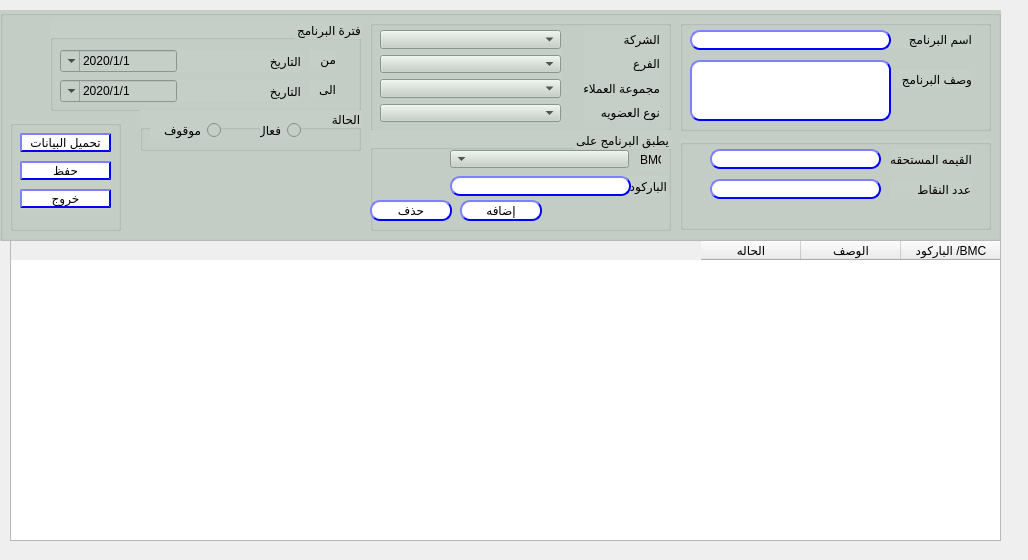
<?xml version="1.0" encoding="UTF-8"?>
<ui version="4.0">
 <class>QForm_prom_create</class>
 <widget class="QWidget" name="QForm_prom_create">
  <property name="geometry">
   <rect>
    <x>0</x>
    <y>0</y>
    <width>1028</width>
    <height>560</height>
   </rect>
  </property>
  <property name="minimumSize">
   <size>
    <width>1028</width>
    <height>560</height>
   </size>
  </property>
  <property name="maximumSize">
   <size>
    <width>1028</width>
    <height>560</height>
   </size>
  </property>
  <property name="windowTitle">
   <string>انشاء برنامج عضويه</string>
  </property>
  <property name="toolTip">
   <string/>
  </property>
  <property name="layoutDirection">
   <enum>Qt::RightToLeft</enum>
  </property>
  <widget class="QWidget" name="gridLayoutWidget">
   <property name="geometry">
    <rect>
     <x>190</x>
     <y>70</y>
     <width>2</width>
     <height>2</height>
    </rect>
   </property>
   <layout class="QGridLayout" name="gridLayout_2"/>
  </widget>
  <widget class="QGroupBox" name="groupBox">
   <property name="geometry">
    <rect>
     <x>0</x>
     <y>10</y>
     <width>1001</width>
     <height>231</height>
    </rect>
   </property>
   <property name="font">
    <font>
     <pointsize>10</pointsize>
     <weight>50</weight>
     <bold>false</bold>
    </font>
   </property>
   <property name="layoutDirection">
    <enum>Qt::LeftToRight</enum>
   </property>
   <property name="styleSheet">
    <string notr="true">
                    background-color: rgb(198, 207, 199);
                </string>
   </property>
   <property name="title">
    <string/>
   </property>
   <widget class="QGroupBox" name="groupBox_3">
    <property name="geometry">
     <rect>
      <x>370</x>
      <y>10</y>
      <width>301</width>
      <height>111</height>
     </rect>
    </property>
    <property name="title">
     <string/>
    </property>
    <widget class="QWidget" name="layoutWidget">
     <property name="geometry">
      <rect>
       <x>10</x>
       <y>10</y>
       <width>181</width>
       <height>92</height>
      </rect>
     </property>
     <layout class="QVBoxLayout" name="verticalLayout_3">
      <item>
       <widget class="QComboBox" name="Qcombo_company"/>
      </item>
      <item>
       <widget class="QComboBox" name="Qcombo_branch"/>
      </item>
      <item>
       <widget class="QComboBox" name="Qcombo_cust_group"/>
      </item>
      <item>
       <widget class="QComboBox" name="Qcombo_sponsor"/>
      </item>
     </layout>
    </widget>
    <widget class="QWidget" name="layoutWidget">
     <property name="geometry">
      <rect>
       <x>214</x>
       <y>10</y>
       <width>76</width>
       <height>91</height>
      </rect>
     </property>
     <layout class="QVBoxLayout" name="verticalLayout_2">
      <item>
       <widget class="QLabel" name="label_4">
        <property name="text">
         <string>الشركة</string>
        </property>
       </widget>
      </item>
      <item>
       <widget class="QLabel" name="label_11">
        <property name="text">
         <string>الفرع</string>
        </property>
       </widget>
      </item>
      <item>
       <widget class="QLabel" name="label_5">
        <property name="text">
         <string>مجموعة العملاء</string>
        </property>
       </widget>
      </item>
      <item>
       <widget class="QLabel" name="label_6">
        <property name="text">
         <string>نوع العضويه</string>
        </property>
       </widget>
      </item>
     </layout>
    </widget>
   </widget>
   <widget class="QGroupBox" name="groupBox_4">
    <property name="geometry">
     <rect>
      <x>680</x>
      <y>10</y>
      <width>311</width>
      <height>111</height>
     </rect>
    </property>
    <property name="layoutDirection">
     <enum>Qt::RightToLeft</enum>
    </property>
    <property name="title">
     <string/>
    </property>
    <widget class="QLabel" name="label">
     <property name="geometry">
      <rect>
       <x>180</x>
       <y>10</y>
       <width>112</width>
       <height>18</height>
      </rect>
     </property>
     <property name="text">
      <string>اسم البرنامج</string>
     </property>
    </widget>
    <widget class="QLabel" name="label_2">
     <property name="geometry">
      <rect>
       <x>180</x>
       <y>50</y>
       <width>112</width>
       <height>18</height>
      </rect>
     </property>
     <property name="text">
      <string>وصف البرنامج</string>
     </property>
    </widget>
    <widget class="QLineEdit" name="lineEdit">
     <property name="geometry">
      <rect>
       <x>10</x>
       <y>10</y>
       <width>201</width>
       <height>20</height>
      </rect>
     </property>
     <property name="styleSheet">
      <string notr="true">QLineEdit{
                                        background-color: white;
                                        border-style: outset;
                                        border-width: 2px;
                                        border-radius: 10px;
                                        border-color: blue;
                                        min-width: 6em;
                                        }
                                        QLineEdit:hover {
                                        background: qradialgradient(
                                        cx: 0.3, cy: -0.4, fx: 0.3, fy: -0.4,
                                        radius: 1.35, stop: 0 #fff, stop: 1 #bbb
                                        );
                                        }
                                       QLineEdit:pressed {
                                        border-style: inset;
                                        background: qradialgradient(
                                        cx: 0.4, cy: -0.1, fx: 0.4, fy: -0.1,
                                        radius: 1.35, stop: 0 #fff, stop: 1 #ddd
                                        );
                                        }</string>
     </property>
    </widget>
    <widget class="QTextEdit" name="textEdit">
     <property name="geometry">
      <rect>
       <x>10</x>
       <y>40</y>
       <width>201</width>
       <height>61</height>
      </rect>
     </property>
     <property name="styleSheet">
      <string notr="true">QTextEdit{
                                        background-color: white;
                                        border-style: outset;
                                        border-width: 2px;
                                        border-radius: 10px;
                                        border-color: blue;
                                        min-width: 6em;
                                        }
                                        QTextEdit:hover {
                                        background: qradialgradient(
                                        cx: 0.3, cy: -0.4, fx: 0.3, fy: -0.4,
                                        radius: 1.35, stop: 0 #fff, stop: 1 #bbb
                                        );
                                        }
                                       QTextEdit:pressed {
                                        border-style: inset;
                                        background: qradialgradient(
                                        cx: 0.4, cy: -0.1, fx: 0.4, fy: -0.1,
                                        radius: 1.35, stop: 0 #fff, stop: 1 #ddd
                                        );
                                        }</string>
     </property>
    </widget>
   </widget>
   <widget class="QGroupBox" name="groupBox_2">
    <property name="geometry">
     <rect>
      <x>50</x>
      <y>10</y>
      <width>311</width>
      <height>91</height>
     </rect>
    </property>
    <property name="layoutDirection">
     <enum>Qt::RightToLeft</enum>
    </property>
    <property name="title">
     <string>فترة البرنامج</string>
    </property>
    <widget class="QWidget" name="layoutWidget">
     <property name="geometry">
      <rect>
       <x>10</x>
       <y>30</y>
       <width>241</width>
       <height>22</height>
      </rect>
     </property>
     <layout class="QHBoxLayout" name="horizontalLayout">
      <item>
       <widget class="QLabel" name="label_3">
        <property name="text">
         <string>التاريخ</string>
        </property>
       </widget>
      </item>
      <item>
       <widget class="QDateTimeEdit" name="Qdate_from">
        <property name="layoutDirection">
         <enum>Qt::RightToLeft</enum>
        </property>
        <property name="minimumDateTime">
         <datetime>
          <hour>0</hour>
          <minute>0</minute>
          <second>0</second>
          <year>2020</year>
          <month>1</month>
          <day>1</day>
         </datetime>
        </property>
        <property name="displayFormat">
         <string>d/M/yyyy</string>
        </property>
        <property name="calendarPopup">
         <bool>true</bool>
        </property>
       </widget>
      </item>
     </layout>
    </widget>
    <widget class="QLabel" name="label_9">
     <property name="geometry">
      <rect>
       <x>260</x>
       <y>30</y>
       <width>26</width>
       <height>19</height>
      </rect>
     </property>
     <property name="text">
      <string>من</string>
     </property>
    </widget>
    <widget class="QLabel" name="label_10">
     <property name="geometry">
      <rect>
       <x>260</x>
       <y>60</y>
       <width>26</width>
       <height>19</height>
      </rect>
     </property>
     <property name="text">
      <string>الى</string>
     </property>
    </widget>
    <widget class="QWidget" name="layoutWidget_2">
     <property name="geometry">
      <rect>
       <x>10</x>
       <y>60</y>
       <width>241</width>
       <height>22</height>
      </rect>
     </property>
     <layout class="QHBoxLayout" name="horizontalLayout_2">
      <item>
       <widget class="QLabel" name="label_8">
        <property name="text">
         <string>التاريخ</string>
        </property>
       </widget>
      </item>
      <item>
       <widget class="QDateTimeEdit" name="Qdate_to">
        <property name="minimumDateTime">
         <datetime>
          <hour>0</hour>
          <minute>0</minute>
          <second>0</second>
          <year>2020</year>
          <month>1</month>
          <day>1</day>
         </datetime>
        </property>
        <property name="displayFormat">
         <string>d/M/yyyy</string>
        </property>
        <property name="calendarPopup">
         <bool>true</bool>
        </property>
       </widget>
      </item>
     </layout>
    </widget>
   </widget>
   <widget class="QGroupBox" name="groupBox_8">
    <property name="geometry">
     <rect>
      <x>10</x>
      <y>110</y>
      <width>111</width>
      <height>111</height>
     </rect>
    </property>
    <property name="title">
     <string/>
    </property>
    <widget class="QWidget" name="layoutWidget_3">
     <property name="geometry">
      <rect>
       <x>10</x>
       <y>10</y>
       <width>91</width>
       <height>83</height>
      </rect>
     </property>
     <layout class="QVBoxLayout" name="verticalLayout">
      <item>
       <widget class="QPushButton" name="Qbtn_exit_2">
        <property name="styleSheet">
         <string notr="true">QPushButton{
                                        background-color: white;
                                        border-style: outset;
                                        border-width: 2px;
                                        border-radius: 10px;
                                        border-color: blue;
                                        min-width: 6em;
                                        }
                                        QPushButton:hover {
                                        background: qradialgradient(
                                        cx: 0.3, cy: -0.4, fx: 0.3, fy: -0.4,
                                        radius: 1.35, stop: 0 #fff, stop: 1 #bbb
                                        );
                                        }
                                        QPushButton:pressed {
                                        border-style: inset;
                                        background: qradialgradient(
                                        cx: 0.4, cy: -0.1, fx: 0.4, fy: -0.1,
                                        radius: 1.35, stop: 0 #fff, stop: 1 #ddd
                                        );
                                        }
                                    </string>
        </property>
        <property name="text">
         <string>تحميل البيانات</string>
        </property>
       </widget>
      </item>
      <item>
       <widget class="QPushButton" name="Qbtn_save">
        <property name="styleSheet">
         <string notr="true">QPushButton{
                                        background-color: white;
                                        border-style: outset;
                                        border-width: 2px;
                                        border-radius: 10px;
                                        border-color: blue;
                                        min-width: 6em;
                                        }
                                        QPushButton:hover {
                                        background: qradialgradient(
                                        cx: 0.3, cy: -0.4, fx: 0.3, fy: -0.4,
                                        radius: 1.35, stop: 0 #fff, stop: 1 #bbb
                                        );
                                        }
                                        QPushButton:pressed {
                                        border-style: inset;
                                        background: qradialgradient(
                                        cx: 0.4, cy: -0.1, fx: 0.4, fy: -0.1,
                                        radius: 1.35, stop: 0 #fff, stop: 1 #ddd
                                        );
                                        }
                                    </string>
        </property>
        <property name="text">
         <string>حفظ</string>
        </property>
       </widget>
      </item>
      <item>
       <widget class="QPushButton" name="Qbtn_exit">
        <property name="styleSheet">
         <string notr="true">QPushButton{
                                        background-color: white;
                                        border-style: outset;
                                        border-width: 2px;
                                        border-radius: 10px;
                                        border-color: blue;
                                        min-width: 6em;
                                        }
                                        QPushButton:hover {
                                        background: qradialgradient(
                                        cx: 0.3, cy: -0.4, fx: 0.3, fy: -0.4,
                                        radius: 1.35, stop: 0 #fff, stop: 1 #bbb
                                        );
                                        }
                                        QPushButton:pressed {
                                        border-style: inset;
                                        background: qradialgradient(
                                        cx: 0.4, cy: -0.1, fx: 0.4, fy: -0.1,
                                        radius: 1.35, stop: 0 #fff, stop: 1 #ddd
                                        );
                                        }
                                    </string>
        </property>
        <property name="text">
         <string>خروج</string>
        </property>
       </widget>
      </item>
     </layout>
    </widget>
   </widget>
   <widget class="QGroupBox" name="groupBox_6">
    <property name="geometry">
     <rect>
      <x>140</x>
      <y>100</y>
      <width>221</width>
      <height>41</height>
     </rect>
    </property>
    <property name="layoutDirection">
     <enum>Qt::RightToLeft</enum>
    </property>
    <property name="title">
     <string>الحالة</string>
    </property>
    <widget class="QRadioButton" name="Qradio_active">
     <property name="geometry">
      <rect>
       <x>120</x>
       <y>10</y>
       <width>41</width>
       <height>20</height>
      </rect>
     </property>
     <property name="layoutDirection">
      <enum>Qt::RightToLeft</enum>
     </property>
     <property name="text">
      <string>فعال</string>
     </property>
    </widget>
    <widget class="QRadioButton" name="Qradio_inactive">
     <property name="geometry">
      <rect>
       <x>10</x>
       <y>10</y>
       <width>71</width>
       <height>20</height>
      </rect>
     </property>
     <property name="layoutDirection">
      <enum>Qt::RightToLeft</enum>
     </property>
     <property name="text">
      <string>موقوف</string>
     </property>
    </widget>
   </widget>
   <widget class="QGroupBox" name="groupBox_5">
    <property name="geometry">
     <rect>
      <x>680</x>
      <y>129</y>
      <width>311</width>
      <height>91</height>
     </rect>
    </property>
    <property name="title">
     <string/>
    </property>
    <widget class="QLabel" name="label_7">
     <property name="geometry">
      <rect>
       <x>211</x>
       <y>10</y>
       <width>81</width>
       <height>20</height>
      </rect>
     </property>
     <property name="text">
      <string>القيمه المستحقه</string>
     </property>
    </widget>
    <widget class="QLabel" name="label_12">
     <property name="geometry">
      <rect>
       <x>210</x>
       <y>40</y>
       <width>81</width>
       <height>20</height>
      </rect>
     </property>
     <property name="text">
      <string>عدد النقاط</string>
     </property>
    </widget>
    <widget class="QLineEdit" name="lineEdit_2">
     <property name="geometry">
      <rect>
       <x>30</x>
       <y>10</y>
       <width>171</width>
       <height>20</height>
      </rect>
     </property>
     <property name="styleSheet">
      <string notr="true">QLineEdit{
                                        background-color: white;
                                        border-style: outset;
                                        border-width: 2px;
                                        border-radius: 10px;
                                        border-color: blue;
                                        min-width: 6em;
                                        }
                                        QLineEdit:hover {
                                        background: qradialgradient(
                                        cx: 0.3, cy: -0.4, fx: 0.3, fy: -0.4,
                                        radius: 1.35, stop: 0 #fff, stop: 1 #bbb
                                        );
                                        }
                                       QLineEdit:pressed {
                                        border-style: inset;
                                        background: qradialgradient(
                                        cx: 0.4, cy: -0.1, fx: 0.4, fy: -0.1,
                                        radius: 1.35, stop: 0 #fff, stop: 1 #ddd
                                        );
                                        }</string>
     </property>
    </widget>
    <widget class="QLineEdit" name="lineEdit_3">
     <property name="geometry">
      <rect>
       <x>30</x>
       <y>40</y>
       <width>171</width>
       <height>20</height>
      </rect>
     </property>
     <property name="styleSheet">
      <string notr="true">QLineEdit{
                                        background-color: white;
                                        border-style: outset;
                                        border-width: 2px;
                                        border-radius: 10px;
                                        border-color: blue;
                                        min-width: 6em;
                                        }
                                        QLineEdit:hover {
                                        background: qradialgradient(
                                        cx: 0.3, cy: -0.4, fx: 0.3, fy: -0.4,
                                        radius: 1.35, stop: 0 #fff, stop: 1 #bbb
                                        );
                                        }
                                       QLineEdit:pressed {
                                        border-style: inset;
                                        background: qradialgradient(
                                        cx: 0.4, cy: -0.1, fx: 0.4, fy: -0.1,
                                        radius: 1.35, stop: 0 #fff, stop: 1 #ddd
                                        );
                                        }</string>
     </property>
    </widget>
   </widget>
   <widget class="QGroupBox" name="groupBox_7">
    <property name="geometry">
     <rect>
      <x>370</x>
      <y>120</y>
      <width>301</width>
      <height>101</height>
     </rect>
    </property>
    <property name="layoutDirection">
     <enum>Qt::RightToLeft</enum>
    </property>
    <property name="title">
     <string>يطبق البرنامج على</string>
    </property>
    <widget class="QLabel" name="label_13">
     <property name="geometry">
      <rect>
       <x>270</x>
       <y>20</y>
       <width>21</width>
       <height>20</height>
      </rect>
     </property>
     <property name="text">
      <string>BMC</string>
     </property>
    </widget>
    <widget class="QComboBox" name="Qcombo_sponsor_2">
     <property name="geometry">
      <rect>
       <x>80</x>
       <y>20</y>
       <width>179</width>
       <height>18</height>
      </rect>
     </property>
    </widget>
    <widget class="QLabel" name="label_14">
     <property name="geometry">
      <rect>
       <x>256</x>
       <y>46</y>
       <width>41</width>
       <height>20</height>
      </rect>
     </property>
     <property name="text">
      <string>الباركود</string>
     </property>
    </widget>
    <widget class="QLineEdit" name="lineEdit_4">
     <property name="geometry">
      <rect>
       <x>80</x>
       <y>46</y>
       <width>181</width>
       <height>20</height>
      </rect>
     </property>
     <property name="styleSheet">
      <string notr="true">QLineEdit{
                                        background-color: white;
                                        border-style: outset;
                                        border-width: 2px;
                                        border-radius: 10px;
                                        border-color: blue;
                                        min-width: 6em;
                                        }
                                        QLineEdit:hover {
                                        background: qradialgradient(
                                        cx: 0.3, cy: -0.4, fx: 0.3, fy: -0.4,
                                        radius: 1.35, stop: 0 #fff, stop: 1 #bbb
                                        );
                                        }
                                       QLineEdit:pressed {
                                        border-style: inset;
                                        background: qradialgradient(
                                        cx: 0.4, cy: -0.1, fx: 0.4, fy: -0.1,
                                        radius: 1.35, stop: 0 #fff, stop: 1 #ddd
                                        );
                                        }</string>
     </property>
    </widget>
    <widget class="QPushButton" name="Qbtn_save_2">
     <property name="geometry">
      <rect>
       <x>90</x>
       <y>70</y>
       <width>82</width>
       <height>21</height>
      </rect>
     </property>
     <property name="styleSheet">
      <string notr="true">QPushButton{
                                        background-color: white;
                                        border-style: outset;
                                        border-width: 2px;
                                        border-radius: 10px;
                                        border-color: blue;
                                        min-width: 6em;
                                        }
                                        QPushButton:hover {
                                        background: qradialgradient(
                                        cx: 0.3, cy: -0.4, fx: 0.3, fy: -0.4,
                                        radius: 1.35, stop: 0 #fff, stop: 1 #bbb
                                        );
                                        }
                                        QPushButton:pressed {
                                        border-style: inset;
                                        background: qradialgradient(
                                        cx: 0.4, cy: -0.1, fx: 0.4, fy: -0.1,
                                        radius: 1.35, stop: 0 #fff, stop: 1 #ddd
                                        );
                                        }
                                    </string>
     </property>
     <property name="text">
      <string>إضافه</string>
     </property>
    </widget>
    <widget class="QPushButton" name="Qbtn_save_3">
     <property name="geometry">
      <rect>
       <x>0</x>
       <y>70</y>
       <width>82</width>
       <height>21</height>
      </rect>
     </property>
     <property name="styleSheet">
      <string notr="true">QPushButton{
                                        background-color: white;
                                        border-style: outset;
                                        border-width: 2px;
                                        border-radius: 10px;
                                        border-color: blue;
                                        min-width: 6em;
                                        }
                                        QPushButton:hover {
                                        background: qradialgradient(
                                        cx: 0.3, cy: -0.4, fx: 0.3, fy: -0.4,
                                        radius: 1.35, stop: 0 #fff, stop: 1 #bbb
                                        );
                                        }
                                        QPushButton:pressed {
                                        border-style: inset;
                                        background: qradialgradient(
                                        cx: 0.4, cy: -0.1, fx: 0.4, fy: -0.1,
                                        radius: 1.35, stop: 0 #fff, stop: 1 #ddd
                                        );
                                        }
                                    </string>
     </property>
     <property name="text">
      <string>حذف</string>
     </property>
    </widget>
   </widget>
  </widget>
  <widget class="QWidget" name="gridLayoutWidget_4">
   <property name="geometry">
    <rect>
     <x>10</x>
     <y>240</y>
     <width>991</width>
     <height>301</height>
    </rect>
   </property>
   <layout class="QGridLayout" name="gridLayout_7">
    <item row="1" column="0">
     <widget class="QTableWidget" name="Qtable_promotion">
      <column>
       <property name="text">
        <string>الباركود /BMC</string>
       </property>
      </column>
      <column>
       <property name="text">
        <string>الوصف</string>
       </property>
      </column>
      <column>
       <property name="text">
        <string>الحاله</string>
       </property>
      </column>
     </widget>
    </item>
   </layout>
  </widget>
 </widget>
 <resources/>
 <connections/>
</ui>
